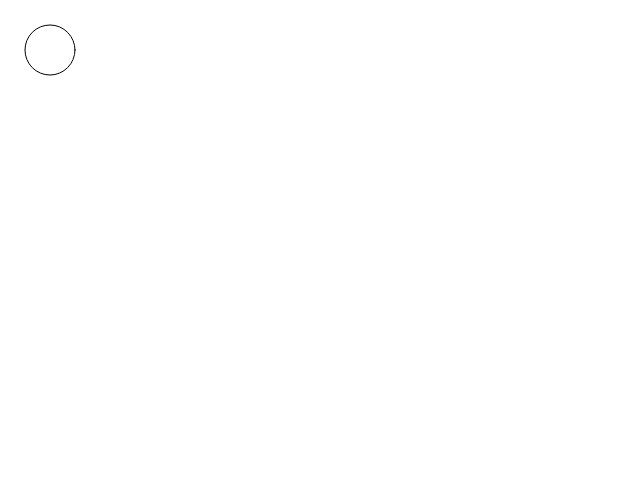
Frame 1 (no input)
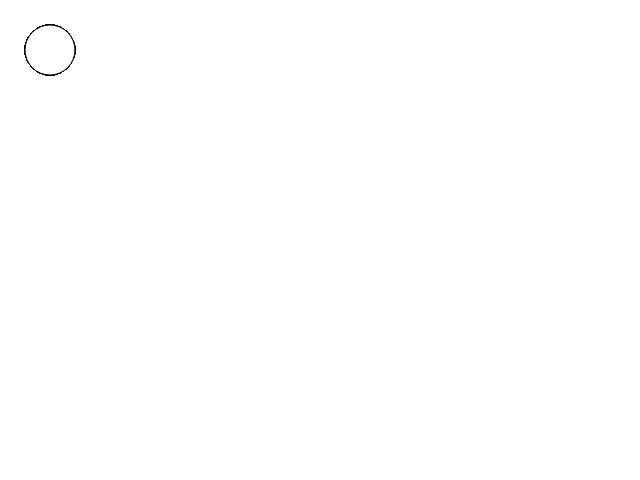
Frame 60 (no input)
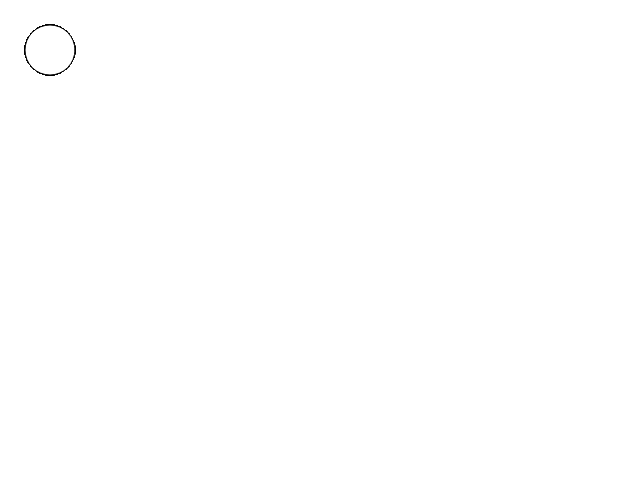
Frame 120 (the mouse pressed at the canvas centre since frame 60)

The p5.js sketch that drew these frames (run headless with seeded random() and noise() and a simulated clock; from frame 60 on, the mouse is pressed at the canvas centre):

// p5.js sketch
// ── sketch.js
function setup() {
    createCanvas(640, 480);
}

function draw() {
    ellipse(50, 50, 50, 50);
}
// ── sketch1-4.js
//Perlin noise는 smooth한 random 값을 생각하면 된다.
 var xoff1 = 0;
 var xoff2 = 10000;
var inc = 0.01;
var start = 0;
function setup() {
    createCanvas(400, 400);
}

function draw() {
    background(51);
    stroke(255);
    noFill();
    beginShape();
    var xoff = start;
    for (var x = 0; x < width; x++){
        stroke(255);
        var n = map(noise(xoff), 0, 1, -50, 50);
        var s = map(sin(xoff), -1, 1, 0, height);
        var y = s + n;
        //var y = random(height);
        //var y = noise(xoff) * height;
        //var y = height / 2 + sin(xoff) * height/2; 그래프가 그려짐
        //var y = noise(xoff) * 100 + height /2  + sin(xoff) * height / 2;
        vertex(x, y);
        xoff += inc;
    }
    endShape();
    start += inc;
    //noLoop();

    //var x = random(width);
    // var x = map(noise(xoff1), 0, 1, 0, width);
    // var y = map(noise(xoff2), 0, 1, 0, height);
    //noLoop();
    //xoff1 += 0.02;
    //xoff2 += 0.02;
    //ellipse(x, y, 24, 24);
}
// ── sketch1-5.js
//Perlin noise는 smooth한 random 값을 생각하면 된다. 1-5 할 차례
var xoff1 = 0;
var xoff2 = 10000;
var inc = 0.01;
var start = 0;
function setup() {
   createCanvas(400, 400);
}

function draw() {
   background(51);
   stroke(255);
   noFill();
   beginShape();
   var xoff = start;
   for (var x = 0; x < width; x++){
       stroke(255);
       var n = map(noise(xoff), 0, 1, -50, 50);
       var s = map(sin(xoff), -1, 1, 0, height);
       var y = s + n;
       //var y = random(height);
       //var y = noise(xoff) * height;
       //var y = height / 2 + sin(xoff) * height/2; 그래프가 그려짐
       //var y = noise(xoff) * 100 + height /2  + sin(xoff) * height / 2;
       vertex(x, y);
       xoff += inc;
   }
   endShape();
   start += inc;
   //noLoop();

   //var x = random(width);
   // var x = map(noise(xoff1), 0, 1, 0, width);
   // var y = map(noise(xoff2), 0, 1, 0, height);
   //noLoop();
   //xoff1 += 0.02;
   //xoff2 += 0.02;
   //ellipse(x, y, 24, 24);
}
// ── sketch1-6.js
//Perlin noise는 smooth한 random 값을 생각하면 된다. 1-5 할 차례
// var xoff1 = 0;
// var xoff2 = 10000;
var inc = 0.01;
var start = 0;

function setup() {
   createCanvas(200, 200);
   pixelDensity(1);
}

function draw() {
   var yoff = 0;
   loadPixels();
   for(var y = 0; y< height; y++){
      var xoff = 0;
      for (var x = 0; x < width; x++){
         var index = (x + y * width) * 4;
         var r = noise(xoff, yoff) * 255;
         pixels[index + 0] = r;
         pixels[index + 1] = r;
         pixels[index + 2] = r;
         pixels[index + 3] = 255;
         xoff += inc;
      }
      yoff += inc;
   }
   updatePixels();
}
